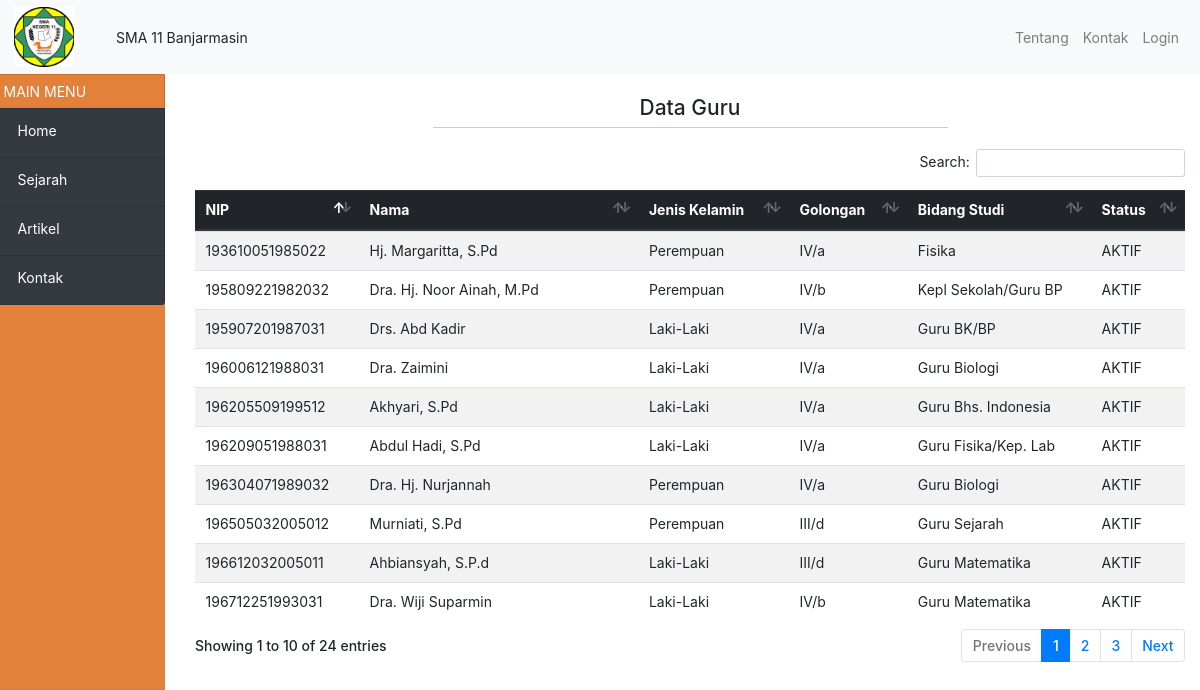
The page /?view=data-guru on the database its author committed.
### tables this page shows
CREATE TABLE `guru` (
  `nip` varchar(15) NOT NULL,
  `nama_guru` varchar(50) NOT NULL,
  `jk_guru` varchar(25) NOT NULL,
  `gol` varchar(15) NOT NULL,
  `bidang_studi` varchar(50) NOT NULL,
  `status` varchar(15) NOT NULL
);

### models/admin.php (called while the page is built, shortened)
<?php
class Admin
{
  private $mysqli;
  function __construct($mysqli)
  {
    $this->mysqli = $mysqli;
  }
  function show_guru()
  {
    $db    = $this->mysqli->conn;
    $query = $db->query(" SELECT * FROM guru");
    return $query;
  }
}
?>

### view/guru/data-guru.php (the view, shortened to what this page needs)
<div class="container" id="" style="">
<div class="row mt-4" id="" style="">
	<div class="col-md-12" id="" style="">
			<h4 class="text-center">Data Guru</h4> <hr>
			<table class="table table-md table-hover table-striped mt-4" id="myTable">
				<thead class="thead-dark">
					<tr>
						<th colspan="" rowspan="" headers="" scope="">NIP</th>
						<th colspan="" rowspan="" headers="" scope="">Nama</th>
						<th colspan="" rowspan="" headers="" scope="">Jenis Kelamin</th>
						<th colspan="" rowspan="" headers="" scope="">Golongan</th>
						<th colspan="" rowspan="" headers="" scope="">Bidang Studi</th>
						<th colspan="" rowspan="" headers="" scope="">Status</th>
					</tr>
				</thead>
				<tbody>
					<?php
						$data = $objAdmin->show_guru();
						while ( $a = $data->fetch_object()) { ?>
					 <tr>
					 	<td colspan="" rowspan="" headers=""><?=$a->nip ?></td>
					 	<td colspan="" rowspan="" headers=""><?=$a->nama_guru ?></td>
					 	<td colspan="" rowspan="" headers=""><?php echo $a->jk_guru == 'l' ? 'Laki-Laki' : 'Perempuan' ?></td>
					 	<td colspan="" rowspan="" headers=""><?=$a->gol ?></td>
					 	<td colspan="" rowspan="" headers=""><?=$a->bidang_studi ?></td>
					 	<td colspan="" rowspan="" headers=""><?php echo $a->status == '1' ? 'AKTIF' : 'NONAKTIF' ?></td>
					 </tr>
					<?php } ?>
				</tbody>
			</table>
		</div>
	</div>
</div>

### assets/css/home.css (style rules this page uses)
hr { height: 1px; border-top: 1px solid #ccc; margin: auto; width: 50%; padding: 10px; }
.view-buku th, td { text-align: left; padding: 8px; }

### index.php (style rules this page uses)
* { font-size: 14px; }

### rows shown on the page
guru: nip "193610051985022", nama_guru "Hj. Margaritta, S.Pd", jk_guru "Perempuan", gol "IV/a", bidang_studi "Fisika", status "AKTIF"
guru: nip "195809221982032", nama_guru "Dra. Hj. Noor Ainah, M.Pd", jk_guru "Perempuan", gol "IV/b", bidang_studi "Kepl Sekolah/Guru BP", status "AKTIF"
guru: nip "195907201987031", nama_guru "Drs. Abd Kadir", jk_guru "Laki-Laki", gol "IV/a", bidang_studi "Guru BK/BP", status "AKTIF"
guru: nip "196006121988031", nama_guru "Dra. Zaimini", jk_guru "Laki-Laki", gol "IV/a", bidang_studi "Guru Biologi", status "AKTIF"
guru: nip "196205509199512", nama_guru "Akhyari, S.Pd", jk_guru "Laki-Laki", gol "IV/a", bidang_studi "Guru Bhs. Indonesia", status "AKTIF"
guru: nip "196209051988031", nama_guru "Abdul Hadi, S.Pd", jk_guru "Laki-Laki", gol "IV/a", bidang_studi "Guru Fisika/Kep. Lab", status "AKTIF"
guru: nip "196304071989032", nama_guru "Dra. Hj. Nurjannah", jk_guru "Perempuan", gol "IV/a", bidang_studi "Guru Biologi", status "AKTIF"
guru: nip "196505032005012", nama_guru "Murniati, S.Pd", jk_guru "Perempuan", gol "III/d", bidang_studi "Guru Sejarah", status "AKTIF"
guru: nip "196612032005011", nama_guru "Ahbiansyah, S.P.d", jk_guru "Laki-Laki", gol "III/d", bidang_studi "Guru Matematika", status "AKTIF"
guru: nip "196712251993031", nama_guru "Dra. Wiji Suparmin", jk_guru "Laki-Laki", gol "IV/b", bidang_studi "Guru Matematika", status "AKTIF"
